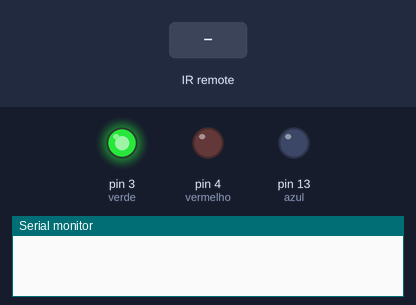
The sketch below on a simulated Arduino Uno, built with avr-gcc and run on an emulated ATmega328P. Parts: output pins drawn as LEDs (lit = HIGH), the last lines printed to the serial monitor. Inputs (shaded band) come from the test bench.

Above: at 1.2 s.
1.3 s: infrared code 0xFD00FF received
At 2.1 s:
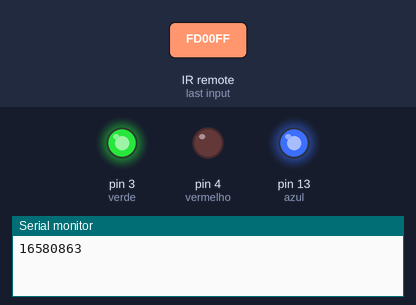
2.8 s: infrared code 0xFD40BF received
At 3.4 s:
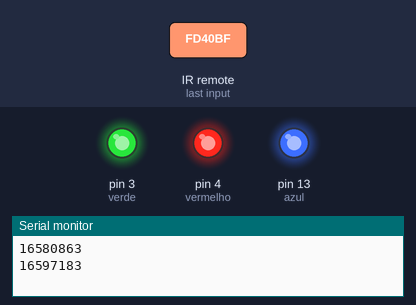
4.3 s: infrared code 0xFD58A7 received
At 5.4 s:
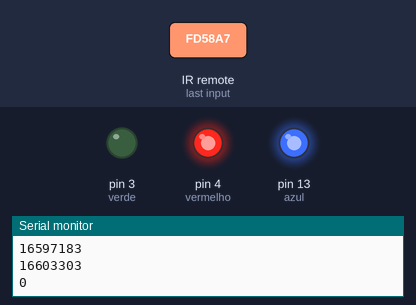
5.8 s: infrared code 0xFD00FF received
At 7.0 s:
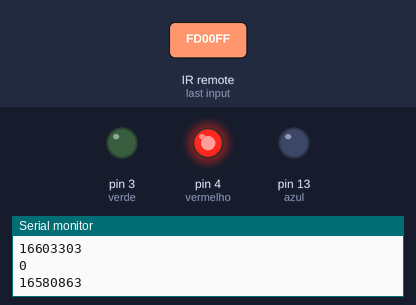
7.3 s: infrared code 0xFD6897 received
At 7.9 s:
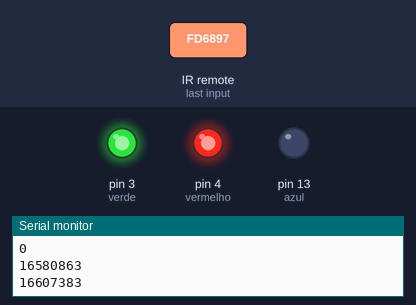
Timing chart, 0 to 9.8 s (numbered marks = the images above; inputs shaded):
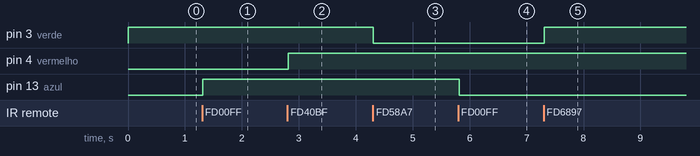

The sketch:

IRrecvLed_fade.ino
```cpp
#include <IRremote.h>

#define PinoSensor 8//define pino do sensor

#define azul 13
#define verde 3//define pinos dos LEDs
#define vermelho 4

#define UM 16580863
#define DOIS 16613503//variaveis para as teclas dos LEDs
#define TRES 16597183
#define MAIS 16607383
#define MENOS 16603303

bool AZUL = false;
bool VERDE = false;//variaveis para o estado dos leds
bool VERMELHO = false;
int brilho = 50;

IRrecv irsens(PinoSensor);//declara o pino do sensor

decode_results results;

void setup()
{
  Serial.begin(9600);
  pinMode(azul, OUTPUT);
  pinMode(verde, OUTPUT);
  pinMode(vermelho, OUTPUT);

  irsens.enableIRIn();//inicia o sensor para o recebimento
}

void loop() {
    digitalWrite(azul, AZUL);
    digitalWrite(verde, brilho);
    digitalWrite(vermelho, VERMELHO);

  if (irsens.decode(&results)) {
    Serial.println(results.value, DEC);

    switch(results.value){
      case UM:
    AZUL = !AZUL;
      break;

      case DOIS:
    VERDE = !VERDE;
      break;

      case TRES:
    VERMELHO = !VERMELHO;
      break;

      case MAIS:
    brilho = brilho + 50;
    digitalWrite(verde, brilho);
      break;

      case MENOS:
    brilho = brilho - 50;
    digitalWrite(verde, brilho);
    Serial.println(brilho);
      break;
    }
    irsens.resume(); // Receive the next value
  }

  delay(10);
}
```

Measured:
- after the input at 1.3 s, pin 13 (azul): LOW → HIGH at once
- after the input at 2.8 s, pin 4 (vermelho): LOW → HIGH at once
- after the input at 4.3 s, pin 3 (verde): HIGH → LOW at once
- after the input at 5.8 s, pin 13 (azul): HIGH → LOW at once
- after the input at 7.3 s, pin 3 (verde): LOW → HIGH at once
